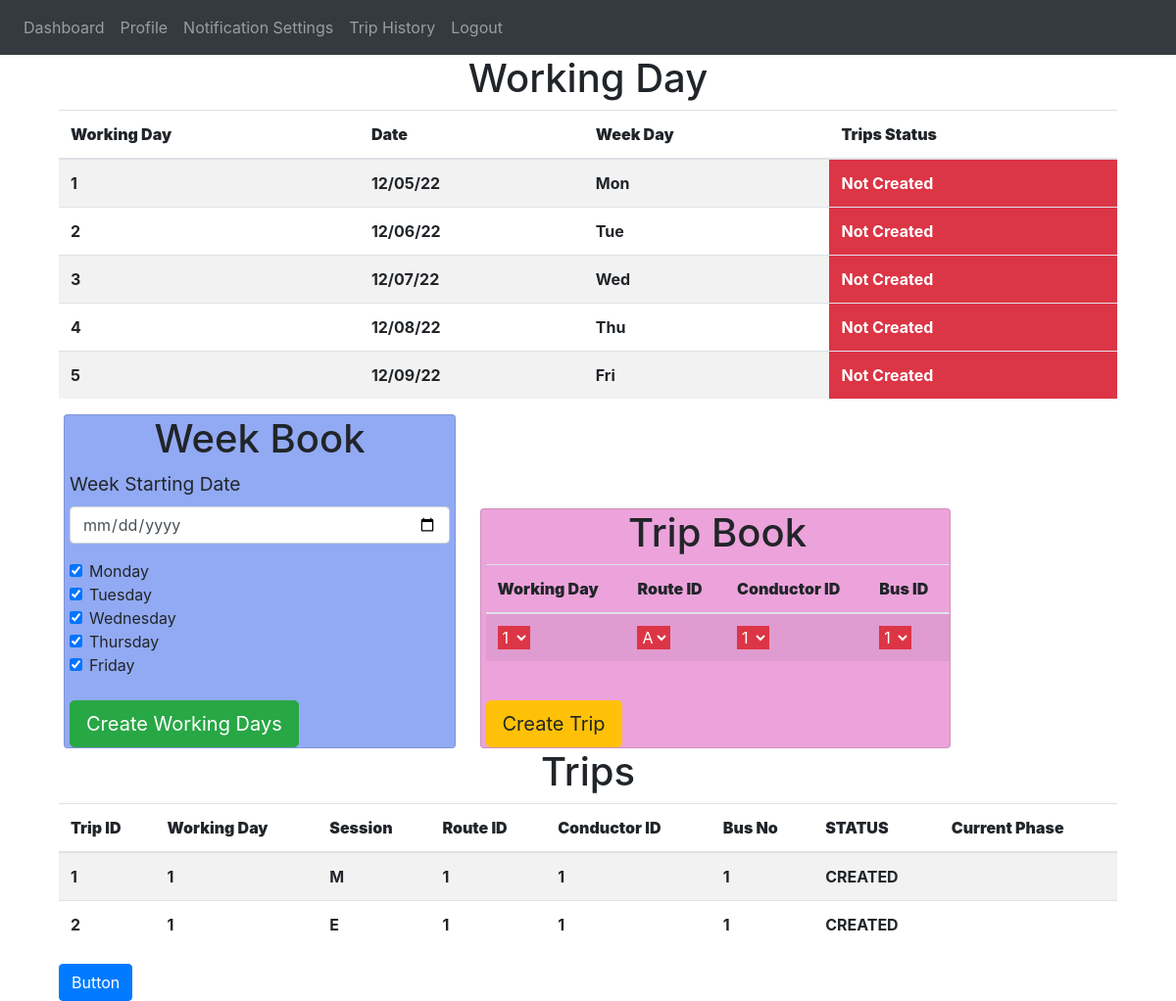
Before: /admin-trip-management (signed in) with the older database file.
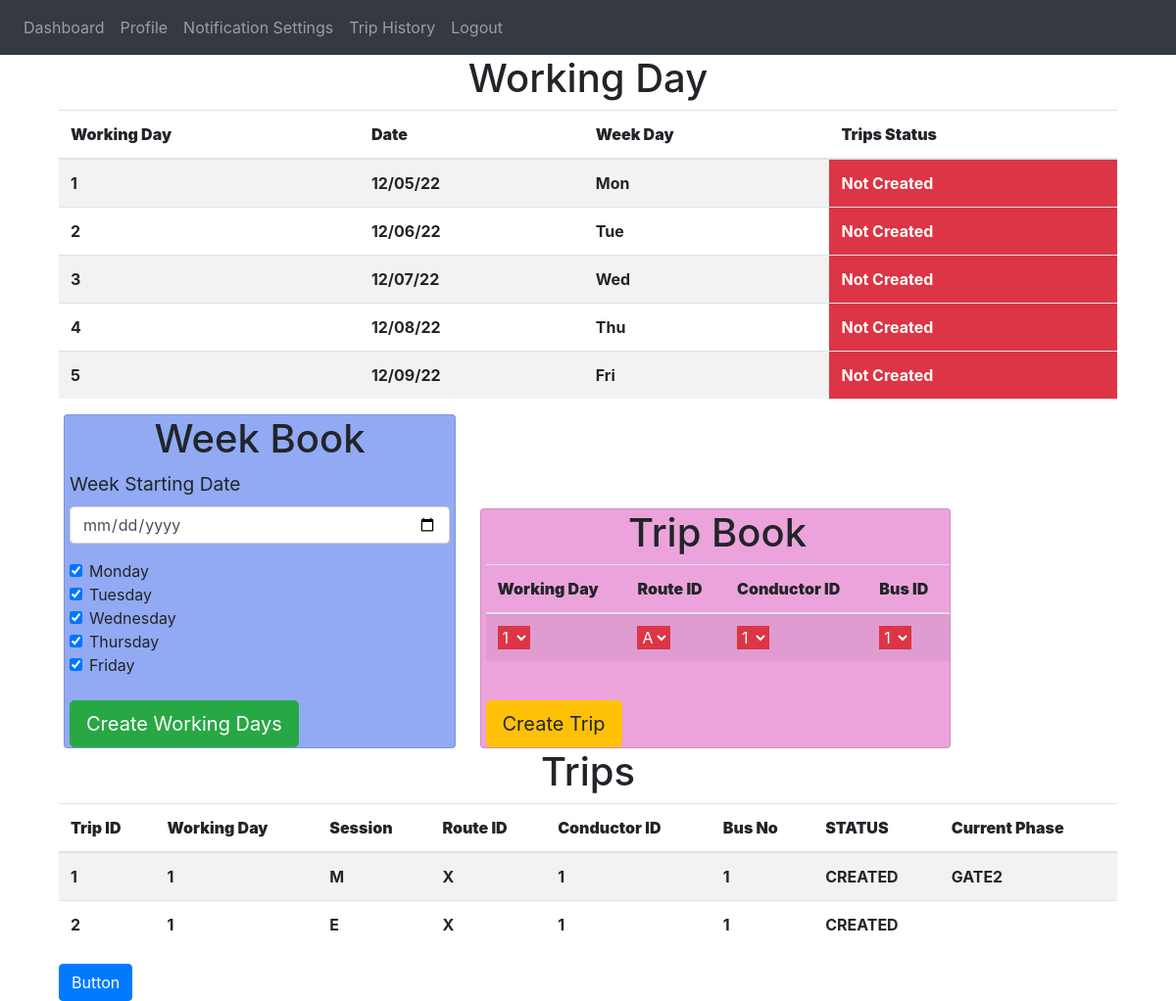
After: the same page with the newer database file.
### website/models.py (models this page shows)
class Working_day(db.Model):
    day = db.Column(db.Integer, primary_key=True)
    date = db.Column(db.String(15))
    week_day = db.Column(db.String(15))
    trips_created = db.Column(db.String(1))

class Trips(db.Model):
    trip_id = db.Column(db.Integer, primary_key=True)
    working_day = db.Column(db.Integer)
    route_id = db.Column(db.Integer)
    conductor_id = db.Column(db.Integer)
    bus_id =  db.Column(db.String(1))
    session = db.Column(db.String(1))
    status = db.Column(db.String(15))
    current_phase = db.Column(db.String(15))
    start_time =  db.Column(db.String(15))
    end_time = db.Column(db.String(15))

### website/views.py (the view)
@views.route('/admin-trip-management', methods=['GET', 'POST'])
@login_required
def admin_trip_management():
    working_days = Working_day.query.all()
    routes = Route.query.all()
    bus_data = Bus_data.query.all()
    conductor_details= Conductor_details.query.all()
    trips = Trips.query.all()
    return render_template("admin_trip_management.html" , user = current_user ,
                        working_days = working_days , routes = routes , bus_data=bus_data , conductor_details=conductor_details , trips=trips )

### website/__init__.py (called while the page is built)
def create_app():
    app = Flask(__name__)
    app.config['SECRET_KEY'] = '#itsactuallyapassword'
    app.config['SQLALCHEMY_DATABASE_URI'] = f'sqlite:///{DB_NAME}'
    db.init_app(app)
    from .views import views
    from .auth import auth
    app.register_blueprint(views, url_prefix='/')
    app.register_blueprint(auth, url_prefix='/')
    from .models import User
    create_database(app)
    login_manager = LoginManager()
    login_manager.login_view = 'auth.login'
    login_manager.init_app(app)
    @login_manager.user_loader
    def load_user(id):
        return User.query.get(int(id))
    return app

### website/templates/admin_trip_management.html (shortened to what this page needs)
{% extends "base.html" %}
{% block content %}
<div align="centre" class = "container">
  <div >
      <h1 align = "center">Working Day</h1>
    <table class="table table-striped">
      <thead>
        <tr>
          <th scope="col" ><b>Working Day </b></th>
          <th scope="col"><b>Date</b></th>
          <th scope="col"><b>Week Day</b></th>
          <th scope="col"><b>Trips Status</b></th>
        </tr>
      </thead>
      <tbody>
      {%if working_days%}
        {%for w in  working_days %}
        <tr>
          <th>{{w.day}}</th>
          <th>{{w.date}}</th>
          <th>{{w.week_day}}</th>
          {%if w.trips_created =="N" %}
          <th class = "btn-danger" >Not Created</th>
          {%endif%}
        </tr>
        {%endfor%}
        {%endif%}
      </tbody>
    </table>
  </div>
  <div class ="card" style="width: 25rem;background: rgb(146, 170, 243);margin-left: 5px;padding-left: 5px;padding-right: 5px;; display: inline-block;" >
  <form method="POST">
    <h1 align="center">Week Book</h3>
    <div class="form-group">
      <label for="Week starting date" style="font-size: larger;">Week Starting Date</label>
      <input
        type="date"
        class="form-control"
        id="week_starting_day"
        name="email"
        placeholder="Enter email"
      />
    </div>
    <div class="form-check">
      <input class="form-check-input" type="checkbox" value="0" checked  id="monday">
      <label class="form-check-label" for="flexCheckDefault">Monday</label>
    </div>
    <div class="form-check">
      <input class="form-check-input" type="checkbox" value="0"  checked id="tuesday">
      <label class="form-check-label" for="flexCheckDefault">Tuesday</label>
    </div>
    <div class="form-check">
      <input class="form-check-input" type="checkbox" value="0" checked id="wednesday">
      <label class="form-check-label" for="flexCheckDefault">Wednesday</label>
    </div>
    <div class="form-check">
      <input class="form-check-input" type="checkbox" value="0"  checked id="thursday">
      <label class="form-check-label" for="flexCheckDefault">Thursday</label>
    </div>
    <div class="form-check">
      <input class="form-check-input" type="checkbox" value="0"  checked id="friday">
      <label class="form-check-label" for="flexCheckDefault">Friday</label>
    </div>
    <br />
    <button  class="btn btn-success btn-lg" onclick="week_book()" > Create Working Days</button>
  </form>
  </div>
<div class ="card" style="width: 30rem;background: rgb(236, 163, 219);margin-left: 20px;padding-left: 5px;display: inline-block;" >
  <form method="POST">
    <h1 align="center">Trip Book</h3>
      <table class="table table-striped">
        <thead>
          <tr>
            <th scope="col"><b>Working Day</b></th>
            <th scope="col"><b>Route ID</b></th>
            <th scope="col"><b>Conductor ID</b></th>
            <th scope="col"><b>Bus ID</b></th>
          </tr>
        </thead>
        <tbody>
          <tr>
            <th>
              <select class="form-select btn-danger" aria-label="Default select example" id = "working_day">
                {%for w in working_days%}
                {%if w.trips_created == "N" %}
                <option value="{{w.day}}" style="width: 10rem ;"  >{{w.day}}</option>
                {%endif%}
                {%endfor%}
              </select>
            </th>
            <th >
              <select class="form-select btn-danger" aria-label="Default select example" id = "route_id">
              {%for r in routes%}
                <option value="{{r.route_id}}">{{r.route_id}}</option>
              {%endfor%}
              </select>
            </th>
            <th >
              <select class="form-select btn-danger" aria-label="Default select example" id = "conductor_id">
                {%for c in conductor_details%}
                <option value="{{c.conductor_id}}" style="width:fit-content;">{{c.conductor_id}}</option>
                {%endfor%}
              </select>
            </th>
            <th >
              <select class="form-select btn-danger" aria-label="Default select example" id = "bus_id">
                {%for b in bus_data%}
                <option value="{{b.no}}" style="width:fit-content ;">{{b.no}}</option>
                {%endfor%}
              </select>
            </th>
          </tr>
        </tbody>
      </table>
    <br />
    <button  class="btn btn-warning btn-lg" onclick="create_trips()" > Create Trip</button>
  </form>
  </div>
</div>
<div align="centre" class = "container">
  <div>
      <h1 align = "center">Trips</h1>
    <table class="table table-striped">
      <thead>
        <tr>
          <th scope="col"><b>Trip ID</b></th>
          <th scope="col"><b>Working Day</b></th>
          <th scope="col"><b>Session</b></th>
          <th scope="col"><b>Route ID</b></th>
          <th scope="col"><b>Conductor ID</b></th>
          <th scope="col"><b>Bus No</b></th>
          <th scope="col"><b>STATUS</b></th>
          <th scope="col"><b>Current Phase</b></th>
        </tr>
      </thead>
      <tbody>
      {%if trips%}
        {%for t in  trips %}
        <tr>
          <th>{{t.trip_id}}</th>
          <th>{{t.working_day}}</th>
          <th>{{t.session}}</th>
          <th>{{t.route_id}}</th>
          <th>{{t.conductor_id}}</th>
          <th>{{t.bus_id}}</th>
          <th>{{t.status}}</th>
          <th>{{t.current_phase}}</th>
        </tr>
        {%endfor%}
        {%endif%}
      </tbody>
    </table>
  </div>
  <a class="btn  btn-primary " href="/" role= "button"  >Button</a><br>
</div>
{% endblock %}

### website/templates/base.html (shortened to what this page needs)
<!DOCTYPE html>
<html>
  <head>
    <link
      rel="stylesheet"
      href="https://stackpath.bootstrapcdn.com/bootstrap/4.4.1/css/bootstrap.min.css"
    />
    <link
      rel="stylesheet"
      href="https://stackpath.bootstrapcdn.com/font-awesome/4.7.0/css/font-awesome.min.css"
    />
  </head>
  <body>
{%if user.is_authenticated %}
  {%if user.type == "S"%}
    <nav class="navbar navbar-expand-lg navbar-dark bg-dark">
  <div class="collapse navbar-collapse" id="navbar">
    <div class="navbar-nav">
      <a class="nav-item nav-link" id="student-home" href="/student-home">Dashboard</a>
      <a class="nav-item nav-link" id="profile" href="/student-profile">Profile</a>
      <a class="nav-item nav-link" id="notification-settings" href="/student-notification-settings">Notification Settings</a>
      <a class="nav-item nav-link" id="trip-history" href="/student-trip-history">Trip History</a>
      <a class="nav-item nav-link" id="" href="/logout">Logout</a>
    </div>
  </div>
    </nav>
  {%endif%}
{%endif%}
    <div class="container">{% block content %} {% endblock %}</div>
  </body>
</html>

Changed rows visible on the page:
changed Trips id 1: route_id "1" → "X"; current_phase (not shown) → "GATE2"
changed Trips id 2: route_id "1" → "X"
